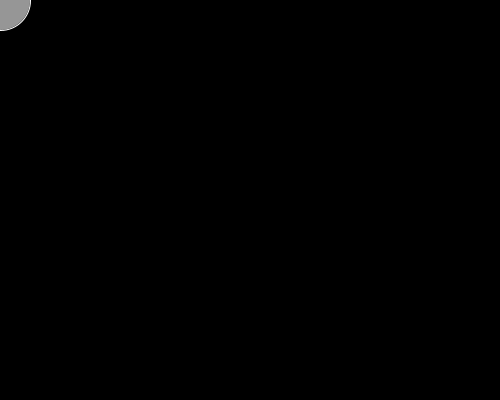
Frame 1 (no input)
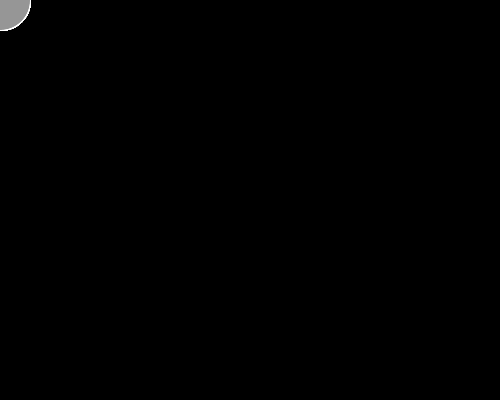
Frame 60 (the mouse pressed at the canvas centre just before this capture)
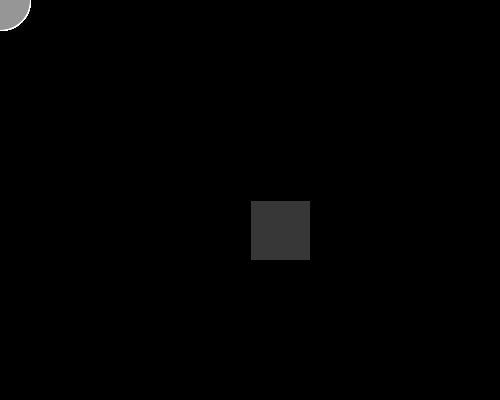
Frame 120 (the mouse held since frame 60 and released just before this capture)

The Processing sketch that drew these frames (run headless with seeded random() and noise(); from frame 60 on, the mouse is pressed at the canvas centre):

// Processing sketch: processing_155783
// ── processing_155783.pde

void setup() {
  size(500,400);
  background (0);
}
void draw() {
    if (mousePressed) {
        stroke (0);
        fill (55);
        rect (mouseX, mouseY, 60,60);
    } else {
    stroke (255);
    fill (150);
    ellipse (mouseX, mouseY,60,60);
    }
}
